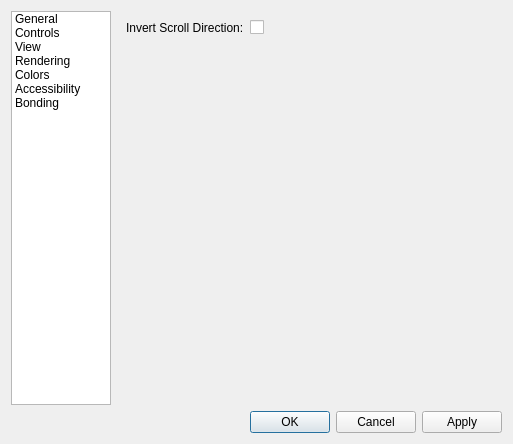
<?xml version="1.0" encoding="UTF-8"?>
<ui version="4.0">
 <class>dialog</class>
 <widget class="QDialog" name="dialog">
  <property name="geometry">
   <rect>
    <x>0</x>
    <y>0</y>
    <width>513</width>
    <height>444</height>
   </rect>
  </property>
  <property name="sizePolicy">
   <sizepolicy hsizetype="MinimumExpanding" vsizetype="Expanding">
    <horstretch>0</horstretch>
    <verstretch>0</verstretch>
   </sizepolicy>
  </property>
  <property name="windowTitle">
   <string>Settings</string>
  </property>
  <layout class="QGridLayout" name="gridLayout">
   <item row="0" column="0">
    <widget class="QListWidget" name="pageList">
     <property name="sizePolicy">
      <sizepolicy hsizetype="Preferred" vsizetype="Expanding">
       <horstretch>0</horstretch>
       <verstretch>0</verstretch>
      </sizepolicy>
     </property>
     <property name="minimumSize">
      <size>
       <width>0</width>
       <height>0</height>
      </size>
     </property>
     <property name="sizeAdjustPolicy">
      <enum>QAbstractScrollArea::SizeAdjustPolicy::AdjustToContents</enum>
     </property>
     <item>
      <property name="text">
       <string>General</string>
      </property>
     </item>
     <item>
      <property name="text">
       <string>Controls</string>
      </property>
     </item>
     <item>
      <property name="text">
       <string>View</string>
      </property>
     </item>
     <item>
      <property name="text">
       <string>Rendering</string>
      </property>
     </item>
     <item>
      <property name="text">
       <string>Colors</string>
      </property>
     </item>
     <item>
      <property name="text">
       <string>Accessibility</string>
      </property>
     </item>
     <item>
      <property name="text">
       <string>Bonding</string>
      </property>
     </item>
    </widget>
   </item>
   <item row="1" column="1">
    <widget class="QDialogButtonBox" name="buttonBox">
     <property name="orientation">
      <enum>Qt::Orientation::Horizontal</enum>
     </property>
     <property name="standardButtons">
      <set>QDialogButtonBox::StandardButton::Apply|QDialogButtonBox::StandardButton::Cancel|QDialogButtonBox::StandardButton::Ok</set>
     </property>
    </widget>
   </item>
   <item row="0" column="1">
    <widget class="QStackedWidget" name="pageView">
     <property name="sizePolicy">
      <sizepolicy hsizetype="Expanding" vsizetype="Expanding">
       <horstretch>0</horstretch>
       <verstretch>0</verstretch>
      </sizepolicy>
     </property>
     <property name="currentIndex">
      <number>1</number>
     </property>
     <widget class="QWidget" name="general">
      <layout class="QVBoxLayout" name="verticalLayout">
       <item>
        <layout class="QFormLayout" name="formLayout">
         <item row="0" column="0">
          <widget class="QLabel" name="userInterfaceLanguageLabel">
           <property name="text">
            <string>User Interface Language:</string>
           </property>
          </widget>
         </item>
         <item row="0" column="1">
          <widget class="QComboBox" name="userInterfaceLanguageComboBox">
           <item>
            <property name="text">
             <string>System Default</string>
            </property>
           </item>
          </widget>
         </item>
        </layout>
       </item>
       <item>
        <widget class="Line" name="line">
         <property name="orientation">
          <enum>Qt::Orientation::Horizontal</enum>
         </property>
        </widget>
       </item>
       <item>
        <layout class="QFormLayout" name="formLayout_2">
         <item row="0" column="0">
          <widget class="QLabel" name="indexingLabel">
           <property name="text">
            <string>Start Indexing At:</string>
           </property>
          </widget>
         </item>
         <item row="0" column="1">
          <widget class="QComboBox" name="indexingComboBox">
           <item>
            <property name="text">
             <string notr="true">0</string>
            </property>
           </item>
           <item>
            <property name="text">
             <string notr="true">1</string>
            </property>
           </item>
          </widget>
         </item>
        </layout>
       </item>
       <item>
        <spacer name="verticalSpacer">
         <property name="orientation">
          <enum>Qt::Orientation::Vertical</enum>
         </property>
         <property name="sizeHint" stdset="0">
          <size>
           <width>20</width>
           <height>40</height>
          </size>
         </property>
        </spacer>
       </item>
      </layout>
     </widget>
     <widget class="QWidget" name="controls">
      <layout class="QVBoxLayout" name="verticalLayout_2">
       <item>
        <layout class="QFormLayout" name="formLayout_5">
         <item row="0" column="0">
          <widget class="QLabel" name="invertScrollDirectionLabel">
           <property name="text">
            <string>Invert Scroll Direction:</string>
           </property>
          </widget>
         </item>
         <item row="0" column="1">
          <widget class="QCheckBox" name="invertScrollDirectionCheckBox"/>
         </item>
        </layout>
       </item>
       <item>
        <spacer name="verticalSpacer_2">
         <property name="orientation">
          <enum>Qt::Orientation::Vertical</enum>
         </property>
         <property name="sizeHint" stdset="0">
          <size>
           <width>20</width>
           <height>349</height>
          </size>
         </property>
        </spacer>
       </item>
      </layout>
     </widget>
     <widget class="QWidget" name="view">
      <layout class="QVBoxLayout" name="verticalLayout_4">
       <item>
        <layout class="QFormLayout" name="formLayout_6">
         <item row="0" column="0">
          <widget class="QLabel" name="overlayAxesLabel">
           <property name="text">
            <string>Overlay Axes:</string>
           </property>
          </widget>
         </item>
         <item row="0" column="1">
          <widget class="QCheckBox" name="overlayAxesCheckBox"/>
         </item>
        </layout>
       </item>
       <item>
        <spacer name="verticalSpacer_7">
         <property name="orientation">
          <enum>Qt::Orientation::Vertical</enum>
         </property>
         <property name="sizeHint" stdset="0">
          <size>
           <width>20</width>
           <height>349</height>
          </size>
         </property>
        </spacer>
       </item>
      </layout>
     </widget>
     <widget class="QWidget" name="rendering">
      <layout class="QVBoxLayout" name="verticalLayout_5">
       <item>
        <spacer name="verticalSpacer_6">
         <property name="orientation">
          <enum>Qt::Orientation::Vertical</enum>
         </property>
         <property name="sizeHint" stdset="0">
          <size>
           <width>20</width>
           <height>377</height>
          </size>
         </property>
        </spacer>
       </item>
      </layout>
     </widget>
     <widget class="QWidget" name="colors">
      <layout class="QVBoxLayout" name="verticalLayout_7">
       <item>
        <spacer name="verticalSpacer_5">
         <property name="orientation">
          <enum>Qt::Orientation::Vertical</enum>
         </property>
         <property name="sizeHint" stdset="0">
          <size>
           <width>20</width>
           <height>377</height>
          </size>
         </property>
        </spacer>
       </item>
      </layout>
     </widget>
     <widget class="QWidget" name="accessibility">
      <layout class="QVBoxLayout" name="verticalLayout_6">
       <item>
        <spacer name="verticalSpacer_4">
         <property name="orientation">
          <enum>Qt::Orientation::Vertical</enum>
         </property>
         <property name="sizeHint" stdset="0">
          <size>
           <width>20</width>
           <height>377</height>
          </size>
         </property>
        </spacer>
       </item>
      </layout>
     </widget>
     <widget class="QWidget" name="bonding">
      <layout class="QVBoxLayout" name="verticalLayout_3">
       <item>
        <layout class="QFormLayout" name="formLayout_7">
         <item row="0" column="0">
          <widget class="QLabel" name="distanceToleranceLabel">
           <property name="text">
            <string>Distance Tolerance:</string>
           </property>
          </widget>
         </item>
         <item row="0" column="1">
          <widget class="QDoubleSpinBox" name="distanceToleranceDoubleSpinBox">
           <property name="suffix">
            <string notr="true"> Å</string>
           </property>
           <property name="decimals">
            <number>3</number>
           </property>
           <property name="minimum">
            <double>0.010000000000000</double>
           </property>
           <property name="singleStep">
            <double>0.050000000000000</double>
           </property>
           <property name="value">
            <double>0.400000000000000</double>
           </property>
          </widget>
         </item>
         <item row="1" column="0">
          <widget class="QLabel" name="minimumDistanceLabel">
           <property name="text">
            <string>Minimum Distance:</string>
           </property>
          </widget>
         </item>
         <item row="1" column="1">
          <widget class="QLineEdit" name="minimumDistanceLineEdit"/>
         </item>
        </layout>
       </item>
       <item>
        <spacer name="verticalSpacer_3">
         <property name="orientation">
          <enum>Qt::Orientation::Vertical</enum>
         </property>
         <property name="sizeHint" stdset="0">
          <size>
           <width>20</width>
           <height>301</height>
          </size>
         </property>
        </spacer>
       </item>
      </layout>
     </widget>
    </widget>
   </item>
  </layout>
 </widget>
 <resources/>
 <connections>
  <connection>
   <sender>buttonBox</sender>
   <signal>accepted()</signal>
   <receiver>dialog</receiver>
   <slot>accept()</slot>
   <hints>
    <hint type="sourcelabel">
     <x>248</x>
     <y>254</y>
    </hint>
    <hint type="destinationlabel">
     <x>157</x>
     <y>274</y>
    </hint>
   </hints>
  </connection>
  <connection>
   <sender>buttonBox</sender>
   <signal>rejected()</signal>
   <receiver>dialog</receiver>
   <slot>reject()</slot>
   <hints>
    <hint type="sourcelabel">
     <x>316</x>
     <y>260</y>
    </hint>
    <hint type="destinationlabel">
     <x>286</x>
     <y>274</y>
    </hint>
   </hints>
  </connection>
 </connections>
</ui>
